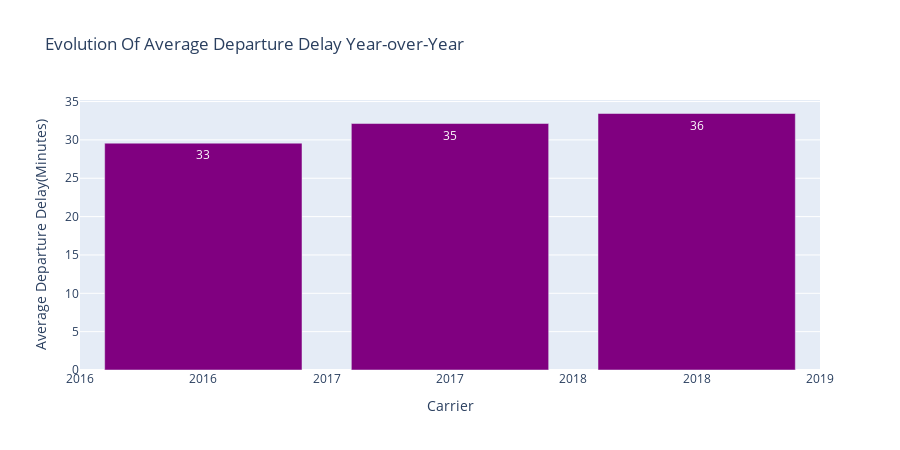

Source (notebook cell):
### Code cell
averageDepartureDelayPerYearBar = go.Bar(
    x = averageDepartureArrivalDelayPerYear.toPandas()['Year'],
    y = averageDepartureArrivalDelayPerYear.toPandas()['AverageDepartureDelay'],
    name = 'Departure Delay Percentage',
    marker = dict(color='purple'),
    text = round(averageDepartureArrivalDelayPerYear.toPandas()['AverageArrivalDelay']))

data = [averageDepartureDelayPerYearBar]

layout = dict(title = 'Evolution Of Average Departure Delay Year-over-Year',
              xaxis= dict(title= 'Carrier',ticklen= 5,zeroline= False,tickformat='d'),
              yaxis= dict(title= 'Average Departure Delay(Minutes)'),
              height= 450,
              width= 900
             )
fig = dict(data = data, layout = layout)

pyo.iplot(fig)

### Figure 1 — Plotly figure (JSON) as saved in the notebook; plotly's stock layout.template omitted (floating-point values rounded to 4 significant figures)
{"data": [{"marker": {"color": "purple"}, "name": "Departure Delay Percentage", "text": [33, 35, 36], "type": "bar", "x": [2016, 2017, 2018], "y": [29.57, 32.13, 33.44]}], "layout": {"height": 450, "title": {"text": "Evolution Of Average Departure Delay Year-over-Year"}, "width": 900, "xaxis": {"tickformat": "d", "ticklen": 5, "title": {"text": "Carrier"}, "zeroline": false}, "yaxis": {"title": {"text": "Average Departure Delay(Minutes)"}}}}
